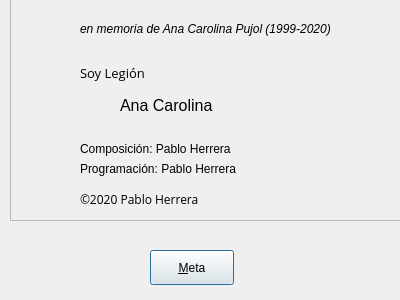
<?xml version="1.0" encoding="UTF-8"?>
<ui version="4.0">
 <class>About</class>
 <widget class="QDialog" name="About">
  <property name="geometry">
   <rect>
    <x>0</x>
    <y>0</y>
    <width>400</width>
    <height>300</height>
   </rect>
  </property>
  <property name="minimumSize">
   <size>
    <width>400</width>
    <height>300</height>
   </size>
  </property>
  <property name="maximumSize">
   <size>
    <width>400</width>
    <height>300</height>
   </size>
  </property>
  <property name="windowTitle">
   <string>Acerca de Soy Legión</string>
  </property>
  <widget class="QPushButton" name="pushButton">
   <property name="geometry">
    <rect>
     <x>150</x>
     <y>250</y>
     <width>84</width>
     <height>35</height>
    </rect>
   </property>
   <property name="text">
    <string>&amp;Meta</string>
   </property>
  </widget>
  <widget class="QFrame" name="frame">
   <property name="geometry">
    <rect>
     <x>10</x>
     <y>-10</y>
     <width>401</width>
     <height>231</height>
    </rect>
   </property>
   <property name="frameShape">
    <enum>QFrame::StyledPanel</enum>
   </property>
   <property name="frameShadow">
    <enum>QFrame::Raised</enum>
   </property>
   <widget class="QLabel" name="label">
    <property name="geometry">
     <rect>
      <x>70</x>
      <y>70</y>
      <width>91</width>
      <height>26</height>
     </rect>
    </property>
    <property name="font">
     <font>
      <family>Open Sans</family>
      <pointsize>10</pointsize>
     </font>
    </property>
    <property name="text">
     <string>Soy Legión</string>
    </property>
   </widget>
   <widget class="QLabel" name="label_3">
    <property name="geometry">
     <rect>
      <x>70</x>
      <y>100</y>
      <width>32</width>
      <height>32</height>
     </rect>
    </property>
    <property name="text">
     <string/>
    </property>
    <property name="pixmap">
     <pixmap>recursos/soyicono.png</pixmap>
    </property>
    <property name="scaledContents">
     <bool>true</bool>
    </property>
   </widget>
   <widget class="QLabel" name="label_6">
    <property name="geometry">
     <rect>
      <x>70</x>
      <y>200</y>
      <width>291</width>
      <height>19</height>
     </rect>
    </property>
    <property name="font">
     <font>
      <family>Open Sans</family>
     </font>
    </property>
    <property name="text">
     <string>©2020 Pablo Herrera</string>
    </property>
   </widget>
   <widget class="QLabel" name="label_5">
    <property name="geometry">
     <rect>
      <x>70</x>
      <y>150</y>
      <width>301</width>
      <height>18</height>
     </rect>
    </property>
    <property name="text">
     <string>Composición: Pablo Herrera</string>
    </property>
   </widget>
   <widget class="QLabel" name="label_2">
    <property name="geometry">
     <rect>
      <x>110</x>
      <y>100</y>
      <width>251</width>
      <height>31</height>
     </rect>
    </property>
    <property name="font">
     <font>
      <pointsize>12</pointsize>
      <weight>50</weight>
      <bold>false</bold>
     </font>
    </property>
    <property name="text">
     <string>Ana Carolina</string>
    </property>
   </widget>
   <widget class="QLabel" name="label_4">
    <property name="geometry">
     <rect>
      <x>70</x>
      <y>170</y>
      <width>181</width>
      <height>18</height>
     </rect>
    </property>
    <property name="text">
     <string>Programación: Pablo Herrera</string>
    </property>
   </widget>
   <widget class="QLabel" name="label_7">
    <property name="geometry">
     <rect>
      <x>70</x>
      <y>30</y>
      <width>291</width>
      <height>18</height>
     </rect>
    </property>
    <property name="font">
     <font>
      <italic>true</italic>
     </font>
    </property>
    <property name="text">
     <string>en memoria de Ana Carolina Pujol (1999-2020)</string>
    </property>
   </widget>
  </widget>
 </widget>
 <resources/>
 <connections>
  <connection>
   <sender>pushButton</sender>
   <signal>clicked()</signal>
   <receiver>About</receiver>
   <slot>close()</slot>
   <hints>
    <hint type="sourcelabel">
     <x>191</x>
     <y>267</y>
    </hint>
    <hint type="destinationlabel">
     <x>199</x>
     <y>149</y>
    </hint>
   </hints>
  </connection>
 </connections>
</ui>
